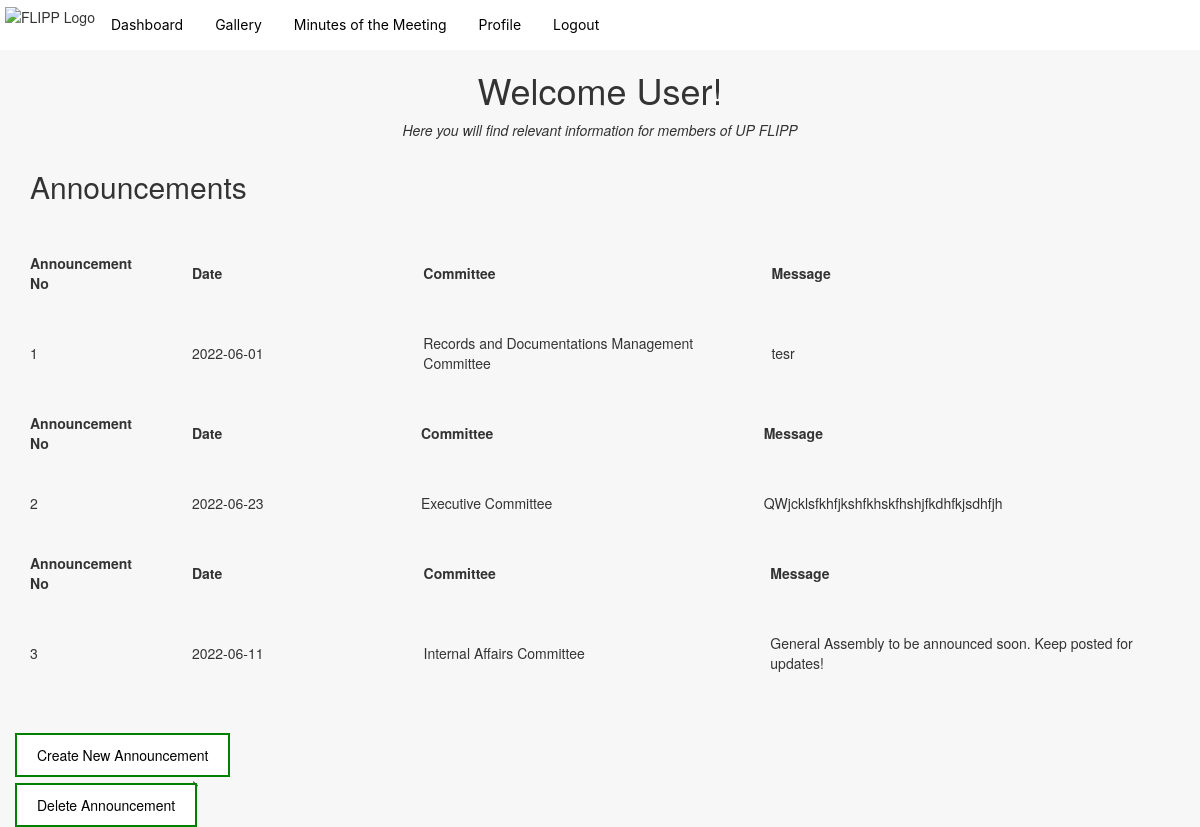
Page /dashboard (signed in) on the earlier database version.
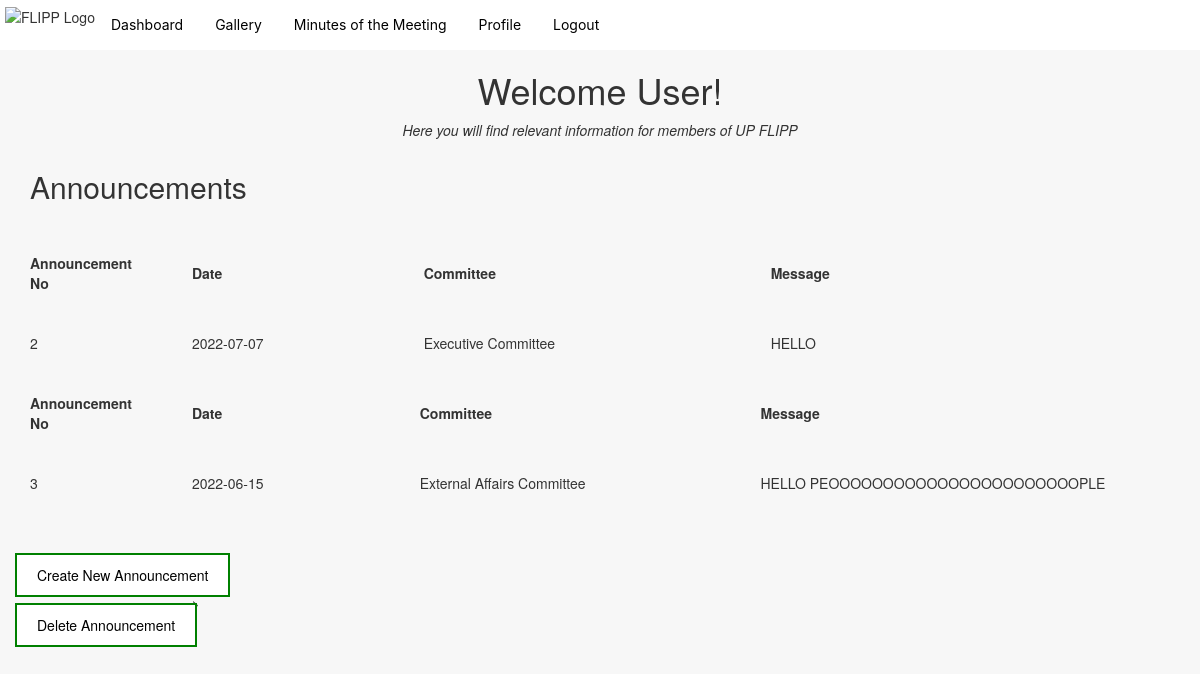
Same page on the later database version.
### app.py (models this page shows)
class Announcement(db.Model, UserMixin):
    id = db.Column(db.Integer, primary_key=True)
    date = db.Column(db.String(20), nullable=False)
    committee = db.Column(db.String(30), nullable=False)
    message = db.Column(db.String, nullable=False)

### app.py (the view)
@app.route('/dashboard', methods=["GET"])
@login_required
def dashboard():
    announcements = Announcement.query.all()
    return render_template("dashboard.html", announcements=announcements)

### app.py (called while the page is built)
@login_manager.user_loader
def load_user(user_id):
    return User.query.get(int(user_id))

### templates/dashboard.html
{% extends 'base2.html'%} {% block title %} Home {% endblock %}
{% block content %}
<link rel="stylesheet" href="https://maxcdn.bootstrapcdn.com/bootstrap/3.4.1/css/bootstrap.min.css">
<link rel="stylesheet" href={{ url_for('static', filename='dashboard_extension/dashboard.css') }}>
<body>
    <div class="text-center"><h1>Welcome User!</h1></div>
    <div class="text-center">
        <p><i>Here you will find relevant information for members of UP FLIPP</i></p>
    </div>
    <div class="container" >
        <h2 stlye="text-align:left;">Announcements</h2>
    </div>
<br>
 {% for announcement in announcements %}
<table class="fixed" width="100%">
    <col width="10%" />
    <col width="20%" />
    <col width="30%" />
    <col width="40%" />
    <tr>
        <th>Announcement No</th>
        <th>Date</th>
        <th>Committee</th>
        <th>Message</th>
    </tr>
    <tr>
        <td>{{ announcement.id }}</td>
        <td>{{ announcement.date }}</td>
        <td>{{ announcement.committee }}</td>
        <td>{{ announcement.message }}</td>
    </tr>
</table>
 {% endfor %}
  <br><p></p>
  <div>
    <a class="one" href="{{ url_for('create') }}">Create New Announcement</a>
  </div>
  <br><br><p></p>
<div>
    <a class="one" href="{{ url_for('delete_announcement') }}">Delete Announcement</a>
</div>-->
</body>
{% endblock %}

### templates/base2.html (shortened to what this page needs)
<!DOCTYPE html>
<html lang="en">
<head>
    <link rel="stylesheet" href={{ url_for('static', filename='navbar/navbar.css') }}>
</head>
<ul>
  <li><img class = "header-img" src = {{ url_for('static', filename='navbar/FLIPP_LOGO.png') }} alt = "FLIPP Logo"></li>
  <li><a href="{{ url_for('dashboard') }}">Dashboard</a></li>
  <li><a href="{{ url_for('gallery') }}">Gallery</a></li>
  <li><a href="{{ url_for('minutes') }}"">Minutes of the Meeting</a></li>
  <li><a href="{{ url_for('profile') }}"">Profile</a></li>
  <li><a href="{{ url_for('logout') }}"">Logout</a></li>
</ul>
<body>
<link rel="stylesheet" href="https://maxcdn.bootstrapcdn.com/bootstrap/3.4.1/css/bootstrap.min.css">
    {% block content %}
    {% endblock %}
</body>
</html>

### static/navbar/navbar.css (style rules this page uses)
body { background-color: rgb(247, 247, 247); }
.header-img { position: static; left: 0px; top: 0px; width: 35px; height: 35px; z-index: +1; }
ul { list-style-type: none; margin: 0; padding: 5px; overflow: hidden; background-color: #ffffff; box-shadow: 5px #ececec; }
li { float: left; }
li a, .dropbtn { display: inline-block; color: #000000; font-family: 'Inter', sans-serif; text-align: center; justify-content: center; padding: 10px 16px; text-decoration: none; }

### static/dashboard_extension/dashboard.css (style rules this page uses)
a.one:link, a.one:visited { background-color: white; color: black; border: 2px solid green; padding: 10px 20px; text-align: center; text-decoration: none; display: inline-block; float: left; position: relative; top: 10px; left: 15px; }
th, td { padding: 15px; padding-top: 20px; padding-bottom: 20px; padding-left: 30px; padding-right: 30px; }
table { border-spacing: 30px; border: 1px gray; }

Differences in the rows shown:
removed Announcement: id "1", date "2022-06-01", committee "Records and Documentations Management Committee", message "tesr"
changed Announcement "Executive Committee": date "2022-06-23" → "2022-07-07"; message "QWjcklsfkhfjkshfkhskfhshjfkdhfkjsdhfjh" → "HELLO"
changed Announcement id 3: date "2022-06-11" → "2022-06-15"; committee "Internal Affairs Committee" → "External Affairs Committee"; message "General Assembly to be announced soon. Keep posted for updates!" → "HELLO PEOOOOOOOOOOOOOOOOOOOOOOOPLE"
